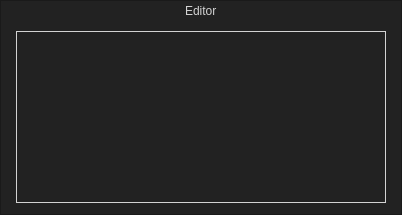
<?xml version="1.0" encoding="UTF-8"?>
<ui version="4.0">
 <class>SearchBarBackground</class>
 <widget class="QFrame" name="SearchBarBackground">
  <property name="geometry">
   <rect>
    <x>0</x>
    <y>0</y>
    <width>402</width>
    <height>215</height>
   </rect>
  </property>
  <property name="windowTitle">
   <string>Frame</string>
  </property>
  <property name="styleSheet">
   <string notr="true">#SearchBarBackground {
	background-color: #222222;
}</string>
  </property>
  <property name="frameShape">
   <enum>QFrame::StyledPanel</enum>
  </property>
  <property name="frameShadow">
   <enum>QFrame::Plain</enum>
  </property>
  <layout class="QGridLayout" name="SBLayout">
   <property name="leftMargin">
    <number>6</number>
   </property>
   <property name="topMargin">
    <number>2</number>
   </property>
   <property name="rightMargin">
    <number>6</number>
   </property>
   <property name="bottomMargin">
    <number>2</number>
   </property>
   <property name="spacing">
    <number>0</number>
   </property>
   <item row="0" column="0">
    <widget class="QLineEdit" name="SearchBar">
     <property name="styleSheet">
      <string notr="true">#SearchBar
{
	background-color: #222222;
	color: #D3D3D3;
	padding-bottom: 2px;
	border-top: none;
}

#SearchBar::focus
{
	border: 1px solid #D3D3D3;
	border-top: none;
	border-radius: 9px;
	padding-top: 1px;
}</string>
     </property>
     <property name="text">
      <string>Editor</string>
     </property>
     <property name="alignment">
      <set>Qt::AlignCenter</set>
     </property>
    </widget>
   </item>
   <item row="1" column="0">
    <widget class="Lister" name="widget" native="true">
     <layout class="QGridLayout" name="gridLayout">
      <item row="0" column="0">
       <widget class="QListView" name="listView">
        <property name="styleSheet">
         <string notr="true">#listView {
	color: #D3D3D3;
	background-color: #222222;
	border: 1px solid #D3D3D3;
}</string>
        </property>
        <property name="sizeAdjustPolicy">
         <enum>QAbstractScrollArea::AdjustToContents</enum>
        </property>
        <property name="editTriggers">
         <set>QAbstractItemView::NoEditTriggers</set>
        </property>
        <property name="isWrapping" stdset="0">
         <bool>true</bool>
        </property>
        <property name="spacing">
         <number>1</number>
        </property>
        <property name="uniformItemSizes">
         <bool>true</bool>
        </property>
        <property name="batchSize">
         <number>88</number>
        </property>
        <property name="wordWrap">
         <bool>true</bool>
        </property>
        <property name="gh" stdset="0">
         <string/>
        </property>
       </widget>
      </item>
     </layout>
    </widget>
   </item>
  </layout>
 </widget>
 <customwidgets>
  <customwidget>
   <class>Lister</class>
   <extends>QWidget</extends>
   <header>lister.h</header>
   <container>1</container>
  </customwidget>
 </customwidgets>
 <resources/>
 <connections/>
</ui>
